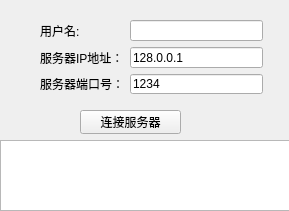
<?xml version="1.0" encoding="UTF-8"?>
<ui version="4.0">
 <class>ConnectWindow</class>
 <widget class="QWidget" name="ConnectWindow">
  <property name="geometry">
   <rect>
    <x>0</x>
    <y>0</y>
    <width>289</width>
    <height>211</height>
   </rect>
  </property>
  <property name="windowTitle">
   <string>Form</string>
  </property>
  <widget class="QTextEdit" name="statusDisplay">
   <property name="geometry">
    <rect>
     <x>0</x>
     <y>140</y>
     <width>291</width>
     <height>71</height>
    </rect>
   </property>
   <property name="readOnly">
    <bool>true</bool>
   </property>
  </widget>
  <widget class="QWidget" name="widget" native="true">
   <property name="geometry">
    <rect>
     <x>0</x>
     <y>10</y>
     <width>291</width>
     <height>131</height>
    </rect>
   </property>
   <widget class="QWidget" name="formLayoutWidget">
    <property name="geometry">
     <rect>
      <x>40</x>
      <y>10</y>
      <width>223</width>
      <height>74</height>
     </rect>
    </property>
    <layout class="QGridLayout" name="gridLayout">
     <item row="2" column="1">
      <widget class="QLineEdit" name="portEdit">
       <property name="text">
        <string>1234</string>
       </property>
      </widget>
     </item>
     <item row="2" column="0">
      <widget class="QLabel" name="label_2">
       <property name="text">
        <string>服务器端口号：</string>
       </property>
      </widget>
     </item>
     <item row="1" column="0">
      <widget class="QLabel" name="label">
       <property name="text">
        <string>服务器IP地址：</string>
       </property>
      </widget>
     </item>
     <item row="0" column="0">
      <widget class="QLabel" name="label_3">
       <property name="text">
        <string>用户名:</string>
       </property>
      </widget>
     </item>
     <item row="1" column="1">
      <widget class="QLineEdit" name="ipEdit">
       <property name="text">
        <string>128.0.0.1</string>
       </property>
      </widget>
     </item>
     <item row="0" column="1">
      <widget class="QLineEdit" name="usernameEdit"/>
     </item>
    </layout>
   </widget>
   <widget class="QPushButton" name="connectBtn">
    <property name="geometry">
     <rect>
      <x>80</x>
      <y>100</y>
      <width>101</width>
      <height>24</height>
     </rect>
    </property>
    <property name="text">
     <string>连接服务器</string>
    </property>
   </widget>
  </widget>
 </widget>
 <resources/>
 <connections/>
</ui>
